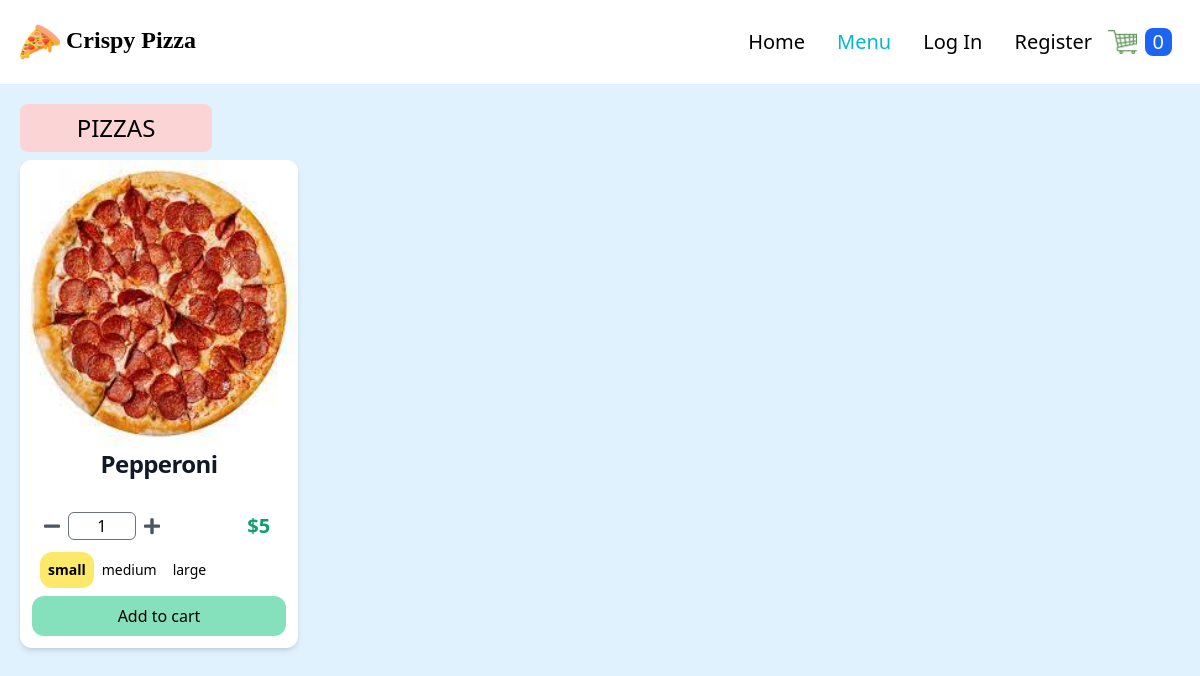
Before: /pizza/ with the older database file.
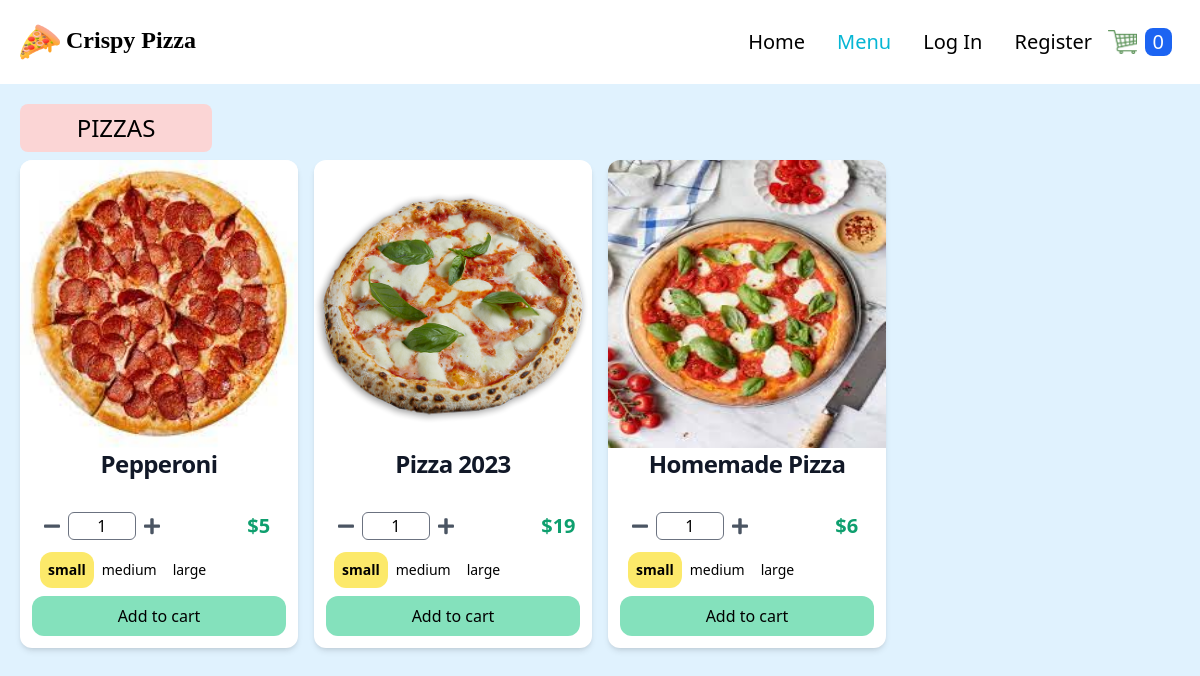
After: the same page with the newer database file.
### store/models.py (models this page shows, shortened)
class Product(models.Model):
    id = models.UUIDField(primary_key=True, default=uuid.uuid4, editable=False)
    name = models.CharField(max_length=100)
    price = models.PositiveIntegerField(blank=True, null=True)
    desc = models.TextField(max_length=500)
    image = models.ImageField(blank=True, upload_to='images')
    created_at = models.DateField(auto_now_add=True)
    updated_at = models.DateField(auto_now=True)
    product_category = models.ForeignKey(
        "Category", on_delete=models.CASCADE, null=True, blank=True)
    def image_tag(self):
        return mark_safe(f'<img src="{self.image.url}" width="100" height="100" />')
    image_tag.short_description = 'Image'
    @property
    def get_product_variants(self):
        variants = self.productvariant_set.all()
        return variants
    @property
    def has_variants(self):
        if self.productvariant_set.count() > 0:
            return True
        else:
            return False

class ProductVariant(models.Model):
    title = models.CharField(max_length=100, blank=True, null=True)
    product = models.ForeignKey(Product, on_delete=models.CASCADE)
    size = models.ForeignKey(Size, on_delete=models.CASCADE)
    price = models.PositiveIntegerField()

class Size(models.Model):
    name = models.CharField(max_length=20, blank=True, null=True)
    def __str__(self):
        return self.name

### store/views.py (the view)
# urls.py: path('pizza/', views.pizzas, name='pizzas'),
def pizzas(request):
    products = Product.objects.filter(product_category__name="Pizza")
    context = {'products': products}
    return render(request, 'store/pizzas.html', context=context)

### store/context_processors.py (called while the page is built, shortened)
def get_cart_quantity(request):
    if request.user.is_authenticated:
        try:
            customer = request.user.customer
        except:
            number_of_items = 0
    else:
        try:
            customer, created = Customer.objects.get_or_create(
                device=request.COOKIES['device'])
        except:
            return {
                'cart_quantity': 0
            }

### store/templates/store/pizzas.html (shortened to what this page needs)
{% extends "store/base.html" %} {% block content %} {% load static %}
<div>
  <h1
    class="text-2xl text-center uppercase rounded-lg mx-5 mt-5 py-2 w-48 bg-red-200"
  >
    Pizzas
  </h1>
  <div
    class="grid grid-cols-1 sm:grid-cols-1 md:grid-cols-3 lg:grid-cols-4 mx-3"
  >
    {% for product in products %}
    <div
      class="flex flex-col m-2 bg-white rounded-xl shadow-md individual-container"
    >
      <img
        class="h-72 w-full rounded-t-xl"
        src="{{ product.image.url }}"
        alt=""
      />
      <h5
        class="mb-2 text-center text-2xl font-bold tracking-tight text-gray-900"
      >
        {{product.name}}
      </h5>
      <form
        action="{% url 'order:add_to_cart' product.id %}"
        method="post"
        class="text-center items-center mt-auto p-3"
        id="product-form"
      >
        <div class="flex my-3">
          <div class="flex ml-3 w-4/5">
            <button class="decrement" type="button">
              <svg class="fill-current text-gray-600 w-4" viewBox="0 0 448 512">
                <path
                  d="M416 208H32c-17.67 0-32 14.33-32 32v32c0 17.67 14.33 32 32 32h384c17.67 0 32-14.33 32-32v-32c0-17.67-14.33-32-32-32z"
                />
              </svg>
            </button>
            <input
              class="w-1/3 h-7 mx-2 text-center rounded-md"
              type="number"
              value="1"
              name="quantity"
              min="1"
              oninput="validity.valid||(value='');"
            />
            <button class="increment" type="button">
            </button>
          </div>
          {% if product.has_variants %}
          <div class="flex items-center font-bold text-xl text-green-500">
            <p class="prices-{{forloop.counter}} small-{{forloop.counter}}">
              ${{product.get_product_variants.0.price}}
            </p>
          </div>
          {% else %}
          <div class="flex items-center font-bold text-xl text-green-500">
            <p>${{product.price}}</p>
          </div>
          {% endif %}
        </div>
        {% if product.has_variants %}
        <div class="flex m-2 w-1/2">
          <div class="flex">
            <label
              for="small-{{forloop.counter}}"
              class="cursor-pointer select-none rounded-xl p-2 text-sm text-center peer-checked:bg-yellow-200 peer-checked:font-bold"
              >{{product.get_product_variants.0.size}}
            </label>
          </div>
          <div class="flex">
            <label
              for="medium-{{forloop.counter}}"
              class="cursor-pointer select-none rounded-xl p-2 text-sm text-center peer-checked:bg-orange-300 peer-checked:font-bold"
              >{{product.get_product_variants.1.size}}</label
            >
          </div>
          <div class="flex">
            <label
              for="large-{{forloop.counter}}"
              class="cursor-pointer select-none rounded-xl p-2 text-sm text-center peer-checked:bg-green-500 peer-checked:font-bold"
              >{{product.get_product_variants.2.size}}</label
            >
          </div>
        </div>
        {% else %}
        <div class="p-5"></div>
        {% endif %}
        <div class="flex">
          <button
            class="bg-green-300 hover:bg-green-500 rounded-xl w-full py-2 js-add"
            type="button"
          >
            Add to cart
          </button>
        </div>
      </form>
    </div>
    {% endfor %}
  </div>
</div>
{% endblock %}

Changed rows visible on the page:
added Product: image (picture), name "Pizza 2023", get_product_variants.0.price "19", get_product_variants.0.size "small", get_product_variants.1.size "medium", get_product_variants.2.size "large"
added Product: image (picture), name "Homemade Pizza", get_product_variants.0.price "6", get_product_variants.0.size "small", get_product_variants.1.size "medium", get_product_variants.2.size "large"
